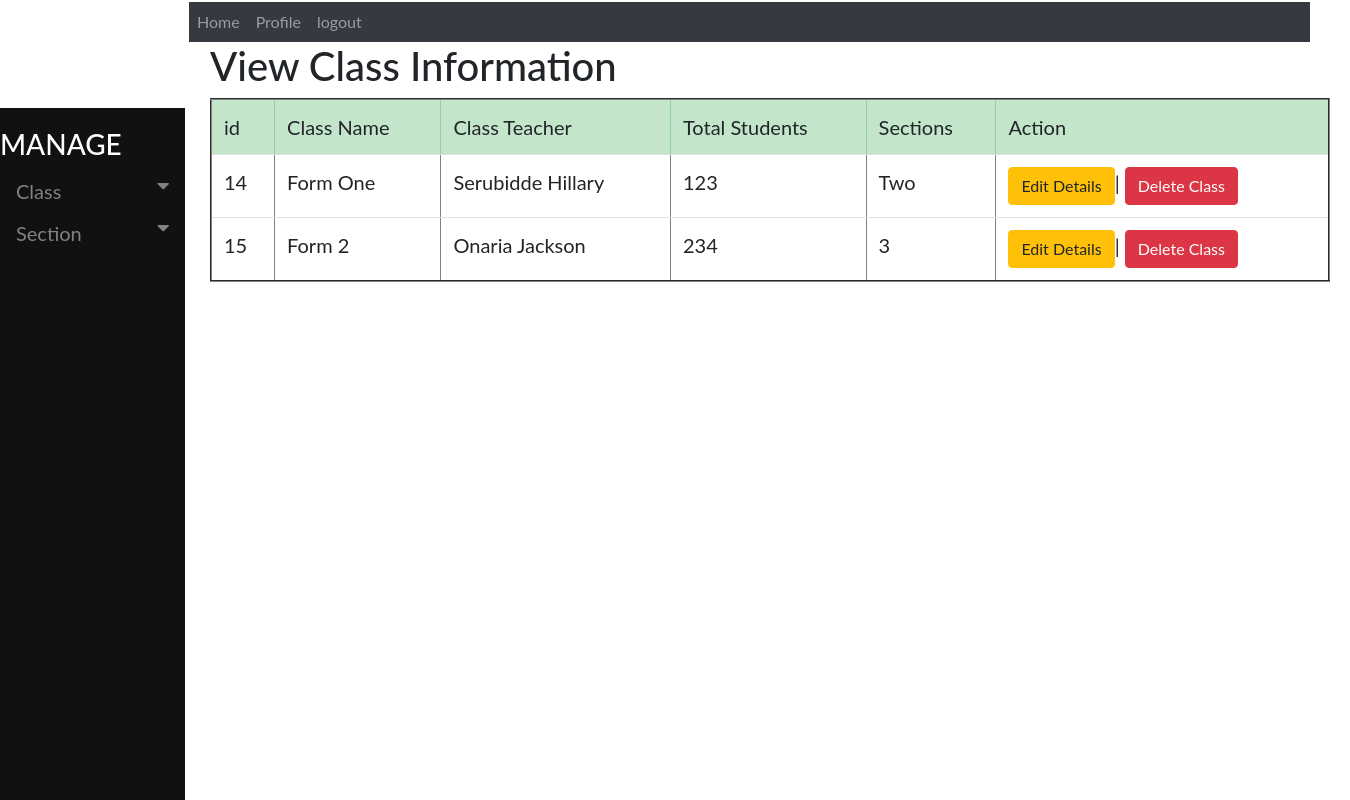
/accounts/viewclassinformation, run on the app's committed database.
### accounts/models.py (models this page shows, shortened)
class Classinformation(models.Model):
    ClassName = models.CharField(max_length=130)
    ClassTeacher = models.CharField(max_length=30, blank=True)
    TotalStudents = models.CharField(max_length=30, blank=True)
    NumberOfSections = models.CharField(max_length=30, blank=True)

### accounts/views.py (the view)
def viewclassinformation(request):
    all_info = Classinformation.objects.all()
    context={'all_info':all_info}
    return render(request, 'accounts/viewclassinformation.html', context)

### accounts/templates/accounts/viewclassinformation.html
{% extends 'base.html' %}
{% block body %}
<div class="container" style="margin-left: 200px;font-size: 20px; padding: 0px 10px;">
<h1>View Class Information</h1>
<table class="table table-hover" border="2">
   <thead class="table-success">
     <tr>
         <td>id</td>
         <td>Class Name</td>
         <td>Class Teacher</td>
         <td>Total Students</td>
         <td>Sections</td>
         <td>Action</td>
     </tr>
   </thead>
   <tbody>
     {% if all_info %}
     {% for item in all_info%}
     <tr>
       <td>{{ item.id}}</td>
       <td>{{ item.ClassName}}</td>
       <td>{{ item.ClassTeacher}}</td>
       <td>{{ item.TotalStudents}}</td>
       <td>{{ item.NumberOfSections}}</td>
       <td><a href="{% url 'editclassinformation' pk=item.id  %}" >
         <button class="btn btn-warning">Edit Details</button></a>|
         <a href="{% url 'deleteclassinformation' pk=item.id %}" >
           <button class="btn btn-danger">Delete Class</button></a>
       </td>
        {% endfor %}
     </tr>
     {% endif %}
   </tbody>
</table>
</div>
{% endblock %}

### accounts/templates/base.html (style rules this page uses)
body { font-family: "Lato", sans-serif; }

### data on the page
Classinformation: id "14", ClassName "Form One", ClassTeacher "Serubidde Hillary", TotalStudents "123", NumberOfSections "Two"
Classinformation: id "15", ClassName "Form 2", ClassTeacher "Onaria Jackson", TotalStudents "234", NumberOfSections "3"
